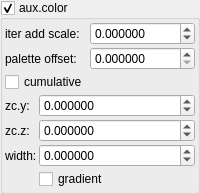
    <widget class="MyGroupBox" name="groupCheck_fold_color_aux_color_enabled">
     <property name="toolTip">
      <string/>
     </property>
     <property name="title">
      <string>aux.color&amp;</string>
     </property>
     <property name="checkable">
      <bool>true</bool>
     </property>
     <layout class="QVBoxLayout" name="verticalLayout_60">
      <property name="spacing">
       <number>2</number>
      </property>
      <property name="leftMargin">
       <number>2</number>
      </property>
      <property name="topMargin">
       <number>2</number>
      </property>
      <property name="rightMargin">
       <number>2</number>
      </property>
      <property name="bottomMargin">
       <number>2</number>
      </property>
      <item>
       <layout class="QGridLayout" name="gridLayout_26" columnstretch="0,1">
        <property name="spacing">
         <number>2</number>
        </property>
        <item row="1" column="0">
         <widget class="QLabel" name="label_17">
          <property name="text">
           <string>palette offset:</string>
          </property>
         </widget>
        </item>
        <item row="2" column="0">
         <widget class="MyCheckBox" name="checkBox_fold_color_aux_color_enabledB_false">
          <property name="text">
           <string notr="true">cumulative</string>
          </property>
         </widget>
        </item>
        <item row="0" column="0">
         <widget class="QLabel" name="label_18">
          <property name="text">
           <string>iter add scale:</string>
          </property>
         </widget>
        </item>
        <item row="0" column="1">
         <widget class="MyDoubleSpinBox" name="spinbox_fold_color_difs0">
          <property name="sizePolicy">
           <sizepolicy hsizetype="Minimum" vsizetype="Maximum">
            <horstretch>0</horstretch>
            <verstretch>0</verstretch>
           </sizepolicy>
          </property>
          <property name="prefix">
           <string/>
          </property>
          <property name="suffix">
           <string/>
          </property>
          <property name="decimals">
           <number>6</number>
          </property>
          <property name="minimum">
           <double>-100.000000000000000</double>
          </property>
          <property name="maximum">
           <double>100.000000000000000</double>
          </property>
          <property name="singleStep">
           <double>0.100000000000000</double>
          </property>
         </widget>
        </item>
        <item row="1" column="1">
         <widget class="MyDoubleSpinBox" name="spinbox_transf_offsetC_0">
          <property name="enabled">
           <bool>true</bool>
          </property>
          <property name="sizePolicy">
           <sizepolicy hsizetype="Minimum" vsizetype="Maximum">
            <horstretch>0</horstretch>
            <verstretch>0</verstretch>
           </sizepolicy>
          </property>
          <property name="prefix">
           <string/>
          </property>
          <property name="suffix">
           <string/>
          </property>
          <property name="decimals">
           <number>6</number>
          </property>
          <property name="minimum">
           <double>0.000000000000000</double>
          </property>
          <property name="maximum">
           <double>99.999899999999997</double>
          </property>
          <property name="singleStep">
           <double>0.100000000000000</double>
          </property>
         </widget>
        </item>
       </layout>
      </item>
      <item>
       <layout class="QGridLayout" name="gridLayout_24" columnstretch="0,1">
        <property name="spacing">
         <number>2</number>
        </property>
        <item row="1" column="1">
         <widget class="MyDoubleSpinBox" name="spinbox4_fold_color_difs_0000_z">
          <property name="sizePolicy">
           <sizepolicy hsizetype="Minimum" vsizetype="Maximum">
            <horstretch>0</horstretch>
            <verstretch>0</verstretch>
           </sizepolicy>
          </property>
          <property name="prefix">
           <string/>
          </property>
          <property name="suffix">
           <string/>
          </property>
          <property name="decimals">
           <number>6</number>
          </property>
          <property name="minimum">
           <double>-99.999899999999997</double>
          </property>
          <property name="maximum">
           <double>99.999899999999997</double>
          </property>
          <property name="singleStep">
           <double>0.100000000000000</double>
          </property>
         </widget>
        </item>
        <item row="0" column="0">
         <widget class="QLabel" name="label_186">
          <property name="text">
           <string>zc.y:</string>
          </property>
         </widget>
        </item>
        <item row="1" column="0">
         <widget class="QLabel" name="label_185">
          <property name="text">
           <string>zc.z:</string>
          </property>
         </widget>
        </item>
        <item row="3" column="1">
         <widget class="MyCheckBox" name="checkBox_transf_function_enabledG_false">
          <property name="text">
           <string>gradient</string>
          </property>
         </widget>
        </item>
        <item row="0" column="1">
         <widget class="MyDoubleSpinBox" name="spinbox4_fold_color_difs_0000_w">
          <property name="sizePolicy">
           <sizepolicy hsizetype="Minimum" vsizetype="Maximum">
            <horstretch>0</horstretch>
            <verstretch>0</verstretch>
           </sizepolicy>
          </property>
          <property name="prefix">
           <string/>
          </property>
          <property name="suffix">
           <string/>
          </property>
          <property name="decimals">
           <number>6</number>
          </property>
          <property name="minimum">
           <double>-99.999899999999997</double>
          </property>
          <property name="maximum">
           <double>99.999899999999997</double>
          </property>
          <property name="singleStep">
           <double>0.100000000000000</double>
          </property>
         </widget>
        </item>
        <item row="2" column="1">
         <widget class="MyDoubleSpinBox" name="spinbox_fold_color_difs1">
          <property name="enabled">
           <bool>true</bool>
          </property>
          <property name="sizePolicy">
           <sizepolicy hsizetype="Minimum" vsizetype="Maximum">
            <horstretch>0</horstretch>
            <verstretch>0</verstretch>
           </sizepolicy>
          </property>
          <property name="prefix">
           <string/>
          </property>
          <property name="suffix">
           <string/>
          </property>
          <property name="decimals">
           <number>6</number>
          </property>
          <property name="minimum">
           <double>-99.999899999999997</double>
          </property>
          <property name="maximum">
           <double>99.999899999999997</double>
          </property>
          <property name="singleStep">
           <double>0.100000000000000</double>
          </property>
         </widget>
        </item>
        <item row="2" column="0">
         <widget class="QLabel" name="label_187">
          <property name="text">
           <string>width:</string>
          </property>
         </widget>
        </item>
       </layout>
      </item>
     </layout>
    </widget>
